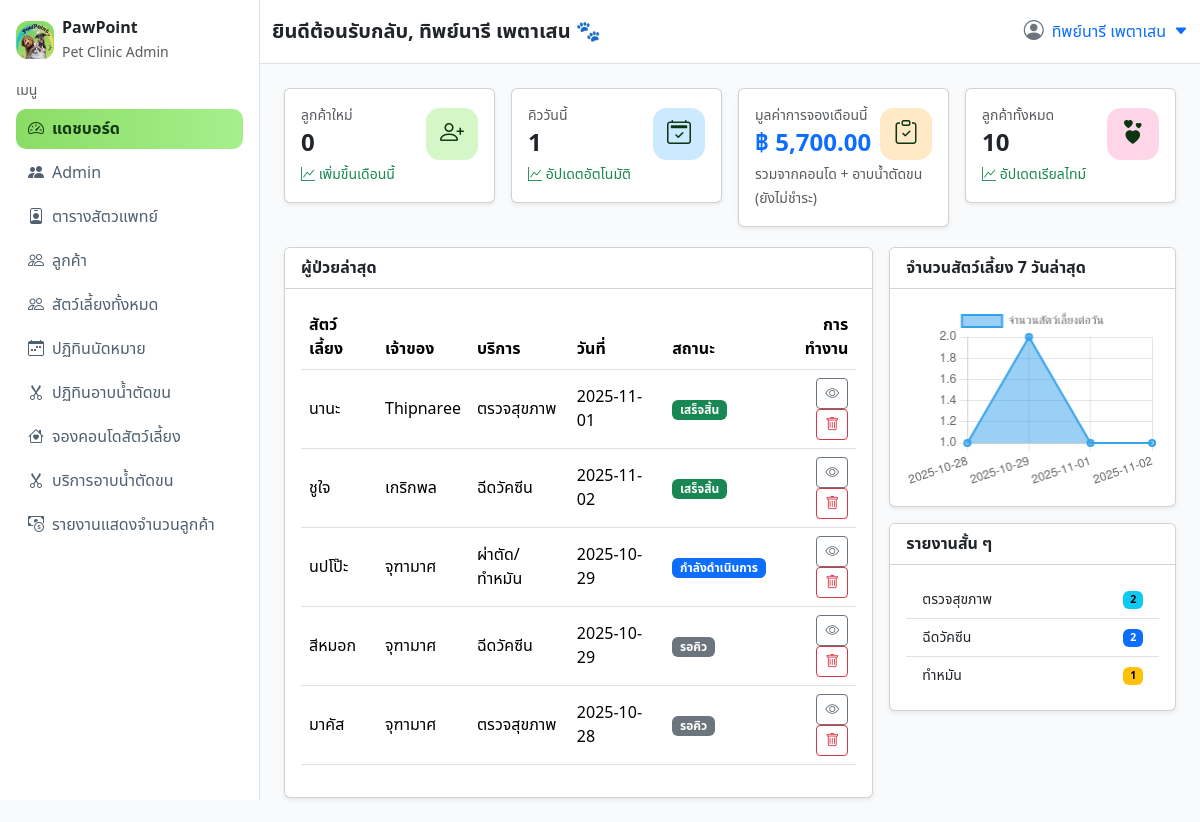
Page /myadmin/index.php (signed in) on the committed database.
### tables this page shows
CREATE TABLE `appointments` (
  `app_id` int(11) NOT NULL,
  `user_id` int(11) NOT NULL,
  `pet_name` varchar(100) DEFAULT NULL,
  `vet_id` int(11) NOT NULL,
  `service_type` enum('health_check','vaccination','sterilization') NOT NULL DEFAULT 'health_check',
  `date` date NOT NULL,
  `time` time NOT NULL,
  `status` enum('pending','confirmed','cancelled','completed') DEFAULT 'pending',
  `price` decimal(10,2) DEFAULT 0.00,
  `note` text DEFAULT NULL,
  `created_at` timestamp NOT NULL DEFAULT current_timestamp()
);

CREATE TABLE `users` (
  `user_id` int(11) NOT NULL,
  `username` varchar(50) NOT NULL,
  `password` varchar(255) NOT NULL,
  `email` varchar(100) NOT NULL,
  `phone` varchar(20) NOT NULL,
  `address` text NOT NULL,
  `created_at` timestamp NOT NULL DEFAULT current_timestamp(),
  `status` enum('active','inactive') DEFAULT 'active'
);

### myadmin/index.php (the view, shortened to what this page needs)
<?php
include 'config/db.php';
$admin_name = $_SESSION['admin_name'] ?? 'แอดมิน';
$stmtIndex = $conn->query("
  SELECT
    a.app_id,
    a.pet_name,
    a.service_type,
    a.date,
    a.status,
    v.vet_name,
    u.username AS owner_name
  FROM appointments a
  LEFT JOIN vets v ON a.vet_id = v.vet_id
  LEFT JOIN users u ON a.user_id = u.user_id
  ORDER BY a.app_id DESC
  LIMIT 6
");
$appointments = $stmtIndex->fetchAll(PDO::FETCH_ASSOC);
$today = date('Y-m-d');
$stmtQueue = $conn->prepare("SELECT COUNT(*) FROM appointments WHERE date = ?");
$stmtQueue->execute([$today]);
$queueToday = $stmtQueue->fetchColumn();
$newCustomers = $conn->query("
  SELECT COUNT(*) FROM users WHERE MONTH(created_at) = MONTH(CURDATE())
")->fetchColumn();
$totalCustomers = $conn->query("SELECT COUNT(*) FROM users")->fetchColumn();
$totalBookingValue = $conn->query("
  SELECT
    COALESCE(
      (SELECT SUM(total_price)
       FROM room_booking
       WHERE MONTH(checkin_date) = MONTH(CURDATE())
      ), 0
    )
    +
    COALESCE(
      (SELECT SUM(gp.price)
       FROM grooming_bookings gb
       LEFT JOIN grooming_packages gp ON gb.package_id = gp.id
       WHERE MONTH(gb.booking_date) = MONTH(CURDATE())
      ), 0
    ) AS total
")->fetchColumn();
$stmtService = $conn->query("
  SELECT service_type, COUNT(*) AS count
  FROM appointments
  GROUP BY service_type
");
$services = $stmtService->fetchAll(PDO::FETCH_KEY_PAIR);
$stmtChart = $conn->query("
  SELECT DATE(date) AS day, COUNT(*) AS total
  FROM appointments
  WHERE date >= DATE_SUB(CURDATE(), INTERVAL 7 DAY)
  GROUP BY day ORDER BY day ASC
");
$chartData = $stmtChart->fetchAll(PDO::FETCH_ASSOC);
$serviceNames = [
  'health_check' => 'ตรวจสุขภาพ',
  'vaccination' => 'ฉีดวัคซีน',
  'sterilization' => 'ผ่าตัด/ทำหมัน',
  'surgery' => 'ผ่าตัด',
  'other' => 'อื่น ๆ'
];
?>
<!doctype html>
<html lang="th">
<head>
  <link href="https://cdn.jsdelivr.net/npm/bootstrap@5.3.3/dist/css/bootstrap.min.css" rel="stylesheet">
  <link href="https://cdn.jsdelivr.net/npm/bootstrap-icons@1.11.3/font/bootstrap-icons.css" rel="stylesheet">
  <link href="assets/css/styles.css" rel="stylesheet">
</head>
<body>
  <div class="d-flex">
    <aside id="sidebar" class="sidebar border-end">
      <div class="p-3 d-flex align-items-center gap-2 brand">
        <div class="brand-badge">
          <img src="../all_pawpoint/images/logo.png" alt="PawPoint Logo" class="brand-logo">
        </div>
        <div>
          <div class="fw-bold">PawPoint</div>
          <small class="text-muted">Pet Clinic Admin</small>
        </div>
      </div>
      <div class="px-3 pb-3">
        <div class="menu small fw-medium text-uppercase mb-2 text-muted">เมนู</div>
        <ul class="nav flex-column gap-1">
          <li class="nav-item"><a class="nav-link active" href="#"><i class="bi bi-speedometer2 me-2"></i>แดชบอร์ด</a>
          </li>
          <li class="nav-item"><a class="nav-link" href="admin.php"><i class="bi bi-people-fill me-2"></i>Admin</a></li>
          <li class="nav-item"><a class="nav-link" href="vet_list.php"><i
                class="bi bi-person-badge me-2"></i>ตารางสัตวแพทย์</a></li>
          <li class="nav-item"><a class="nav-link" href="customer_list.php"><i class="bi bi-people me-2"></i>ลูกค้า</a></li>
          <li class="nav-item"><a class="nav-link" href="pets.php"><i class="bi bi-people me-2"></i>สัตว์เลี้ยงทั้งหมด</a></li>
          <li class="nav-item"><a class="nav-link" href="appointments.php"><i
                class="bi bi-calendar-week me-2"></i>ปฏิทินนัดหมาย</a></li>
          <li class="nav-item"><a class="nav-link" href="grooming_bookings.php"><i
                class="bi bi-scissors me-2"></i>ปฏิทินอาบน้ำตัดขน</a></li>
          <li class="nav-item"><a class="nav-link" href="room_booking.php"><i
                class="bi bi-house-heart me-2"></i>จองคอนโดสัตว์เลี้ยง</a></li>
          <li class="nav-item"><a class="nav-link" href="grooming_packages.php"><i
                class="bi bi-scissors me-2"></i>บริการอาบน้ำตัดขน</a></li>
          <li class="nav-item"><a class="nav-link" href="report_customer_usage.php"><i class="bi bi-cash-coin me-2"></i>รายงานแสดงจำนวนลูกค้า</a></li>
        </ul>
      </div>
    </aside>
    <main class="flex-grow-1">
      <nav class="navbar border-bottom sticky-top bg-white">
        <div class="container-fluid">
          <div class="fs-5 fw-semibold">
            ยินดีต้อนรับกลับ, <?= htmlspecialchars($admin_name) ?> 🐾
          </div>
          <div class="d-flex align-items-center gap-3">
            <div class="dropdown">
              <a class="d-flex align-items-center gap-2 text-decoration-none" href="#" data-bs-toggle="dropdown">
                <i class="bi bi-person-circle fs-5 text-secondary"></i>
                <span class="fw-medium"><?= htmlspecialchars($admin_name) ?></span>
                <i class="bi bi-caret-down-fill small"></i>
              </a>
            </div>
          </div>
        </div>
      </nav>
      <div class="container-fluid p-4">
        <div class="row g-3">
          <div class="col-12 col-sm-6 col-xl-3">
            <div class="card kpi shadow-sm">
              <div class="card-body">
                <div class="d-flex align-items-center justify-content-between">
                  <div>
                    <div class="text-muted small">ลูกค้าใหม่</div>
                    <div class="fs-4 fw-bold"><?= number_format($newCustomers) ?></div>
                  </div>
                  <div class="kpi-badge bg-kpi-1"><i class="bi bi-person-plus"></i></div>
                </div>
                <small class="text-success"><i class="bi bi-graph-up"></i> เพิ่มขึ้นเดือนนี้</small>
              </div>
            </div>
          </div>
          <div class="col-12 col-sm-6 col-xl-3">
            <div class="card kpi shadow-sm">
              <div class="card-body">
                <div class="d-flex align-items-center justify-content-between">
                  <div>
                    <div class="text-muted small">คิววันนี้</div>
                    <div class="fs-4 fw-bold"><?= $queueToday ?></div>
                  </div>
                  <div class="kpi-badge bg-kpi-2"><i class="bi bi-calendar2-check"></i></div>
                </div>
                <small class="text-success"><i class="bi bi-graph-up"></i> อัปเดตอัตโนมัติ</small>
              </div>
            </div>
          </div>
          <div class="col-12 col-sm-6 col-xl-3">
            <div class="card kpi shadow-sm">
              <div class="card-body">
                <div class="d-flex align-items-center justify-content-between">
                  <div>
                    <div class="text-muted small">มูลค่าการจองเดือนนี้</div>
                    <div class="fs-4 fw-bold text-primary">฿ <?= number_format($totalBookingValue ?? 0, 2) ?></div>
                  </div>
                  <div class="kpi-badge bg-kpi-3"><i class="bi bi-clipboard-check"></i></div>
                </div>
                <small class="text-muted">รวมจากคอนโด + อาบน้ำตัดขน (ยังไม่ชำระ)</small>
              </div>
            </div>
          </div>
          <div class="col-12 col-sm-6 col-xl-3">
            <div class="card kpi shadow-sm">
              <div class="card-body">
                <div class="d-flex align-items-center justify-content-between">
                  <div>
                    <div class="text-muted small">ลูกค้าทั้งหมด</div>
                    <div class="fs-4 fw-bold"><?= number_format($totalCustomers) ?></div>
                  </div>
                  <div class="kpi-badge bg-kpi-4"><i class="bi bi-hearts"></i></div>
                </div>
                <small class="text-success"><i class="bi bi-graph-up"></i> อัปเดตเรียลไทม์</small>
              </div>
            </div>
          </div>
        </div>
        <div class="row g-3 mt-1">
          <div class="col-12 col-xl-8">
            <div class="card shadow-sm h-100">
              <div class="card-header bg-white fw-semibold">ผู้ป่วยล่าสุด</div>
              <div class="card-body table-responsive">
                <table class="table align-middle">
                  <thead>
                    <tr>
                      <th>สัตว์เลี้ยง</th>
                      <th>เจ้าของ</th>
                      <th>บริการ</th>
                      <th>วันที่</th>
                      <th>สถานะ</th>
                      <th class="text-end">การทำงาน</th>
                    </tr>
                  </thead>
                  <tbody>
                    <?php if (empty($appointments)): ?>
                      <tr>
                        <td colspan="6" class="text-center text-muted">ไม่มีข้อมูลการนัดหมาย</td>
                      </tr>
                    <?php else: ?>
                      <?php foreach ($appointments as $a): ?>
                        <tr>
                          <td><?= htmlspecialchars($a['pet_name'] ?? '-') ?></td>
                          <td><?= htmlspecialchars($a['owner_name'] ?? '-') ?></td>
                          <td><?= $serviceNames[$a['service_type']] ?? 'อื่น ๆ' ?></td>
                          <td><?= htmlspecialchars($a['date']) ?></td>
                          <td>
                            <?php
                            $statusClass = [
                              'completed' => 'success',
                              'confirmed' => 'primary',
                              'pending' => 'secondary',
                              'cancelled' => 'danger'
                            ][$a['status']] ?? 'light';
                            ?>
                            <span class="badge text-bg-<?= $statusClass ?>">
                              <?= [
                                'completed' => 'เสร็จสิ้น',
                                'confirmed' => 'กำลังดำเนินการ',
                                'pending' => 'รอคิว',
                                'cancelled' => 'ยกเลิก'
                              ][$a['status']] ?? 'ไม่ระบุ' ?>
                            </span>
                          </td>
                          <td class="text-end">
                            <a href="view_appointment.php?id=<?= $a['app_id'] ?>" class="btn btn-sm btn-outline-secondary"
                              title="ดูรายละเอียด"><i class="bi bi-eye"></i></a>
                            <a href="delete_appointment.php?id=<?= $a['app_id'] ?>" class="btn btn-sm btn-outline-danger"
                              onclick="return confirm('คุณแน่ใจหรือไม่ว่าต้องการลบข้อมูลนี้?');" title="ลบข้อมูลนี้"><i
                                class="bi bi-trash"></i></a>
                          </td>
                        </tr>
                      <?php endforeach; ?>
                    <?php endif; ?>
                  </tbody>
                </table>
              </div>
            </div>
          </div>
          <div class="col-12 col-xl-4">
            <div class="card shadow-sm mb-3">
              <div class="card-header bg-white fw-semibold">จำนวนสัตว์เลี้ยง 7 วันล่าสุด</div>
              <div class="card-body">
                <canvas id="petChart" height="220"></canvas>
              </div>
            </div>
            <div class="card shadow-sm">
              <div class="card-header bg-white fw-semibold">รายงานสั้น ๆ</div>
              <div class="card-body">
                <ul class="list-group list-group-flush small">
                  <li class="list-group-item d-flex justify-content-between align-items-center">ตรวจสุขภาพ <span
                      class="badge text-bg-info"><?= $services['health_check'] ?? 0 ?></span></li>
                  <li class="list-group-item d-flex justify-content-between align-items-center">ฉีดวัคซีน <span
                      class="badge text-bg-primary"><?= $services['vaccination'] ?? 0 ?></span></li>
                  <li class="list-group-item d-flex justify-content-between align-items-center">ทำหมัน <span
                      class="badge text-bg-warning"><?= $services['sterilization'] ?? 0 ?></span></li>
                </ul>
              </div>
            </div>
          </div>
        </div>
      </div>
    </main>
  </div>
  <script>
    const ctx = document.getElementById('petChart');
    new Chart(ctx, {
      type: 'line',
      data: {
        labels: <?= json_encode(array_column($chartData, 'day')) ?>,
        datasets: [{
          label: 'จำนวนสัตว์เลี้ยงต่อวัน',
          data: <?= json_encode(array_column($chartData, 'total')) ?>,
          borderWidth: 2,
          fill: true
        }]
      }
    });
  </script>
</body>
</html>

### myadmin/assets/css/styles.css (style rules this page uses)
:root { --brand:#8bdc65; --brand-2:#a5f08d; --dark:#1b1f24; }
* { font-family:'Noto Sans Thai', system-ui, -apple-system, 'Segoe UI', Roboto, 'Helvetica Neue', Arial, 'Noto Sans', 'Liberation Sans', sans-serif; }
body { background:#f7f9fb; }
.sidebar { width:280px; min-height:100vh; background:#fff; position:sticky; top:0; }
.sidebar .brand-badge { width:38px; height:38px; border-radius:12px; display:grid; place-items:center; background:var(--brand); color:#114d16; font-size:18px; }
.sidebar .nav-link { color:#506070; border-radius:10px; padding:.5rem .75rem; }
.sidebar .nav-link.active { background:linear-gradient(90deg, var(--brand), var(--brand-2)); color:#123910; font-weight:600; }
.navbar { height:64px; }
.kpi .kpi-badge { width:52px; height:52px; display:grid; place-items:center; border-radius:14px; font-size:24px; color:#0b3411; }
.bg-kpi-1 { background:#d5f7c8; }
.bg-kpi-2 { background:#cbe9ff; }
.bg-kpi-3 { background:#ffe9c6; }
.bg-kpi-4 { background:#ffd6e8; }
.sidebar { width: 260px; background-color: #ffffff; position: fixed; top: 0; left: 0; height: 100vh; overflow-y: auto; border-right: 1px solid #e0e0e0; z-index: 1000; }
main.flex-grow-1 { margin-left: 260px; background-color: #f8fafc; min-height: 100vh; }

### myadmin/index.php (style rules this page uses)
.brand-badge { width: 55px; height: 55px; background-color: #8be28b; border-radius: 12px; display: flex; align-items: center; justify-content: center; overflow: hidden; }
.brand-logo { width: 100%; height: 100%; object-fit: cover; border-radius: 10px; }

### rows in the picture
appointments: pet_name "นานะ", user.username "Thipnaree", service_type "ตรวจสุขภาพ", date "2025-11-01", status "เสร็จสิ้น"
appointments: pet_name "ชูใจ", user.username "เกริกพล", service_type "ฉีดวัคซีน", date "2025-11-02", status "เสร็จสิ้น"
appointments: pet_name "นปโป๊ะ", user.username "จุฑามาศ", service_type "ผ่าตัด/ทำหมัน", date "2025-10-29", status "กำลังดำเนินการ"
appointments: pet_name "สีหมอก", user.username "จุฑามาศ", service_type "ฉีดวัคซีน", date "2025-10-29", status "รอคิว"
appointments: pet_name "มาคัส", user.username "จุฑามาศ", service_type "ตรวจสุขภาพ", date "2025-10-28", status "รอคิว"

### other values in the picture
$admin_name "ทิพย์นารี เพตาเสน"
$newCustomers "0"
$queueToday "1"
$totalBookingValue "5,700.00"
$totalCustomers "10"
$services['health_check'] "2"
$services['vaccination'] "2"
$services['sterilization'] "1"
chart data {{ json_encode(array_column($chartData, 'day')) }} ["2025-10-28","2025-10-29","2025-11-01","2025-11-02"]
chart data {{ json_encode(array_column($chartData, 'total')) }} [1,2,1,1]
